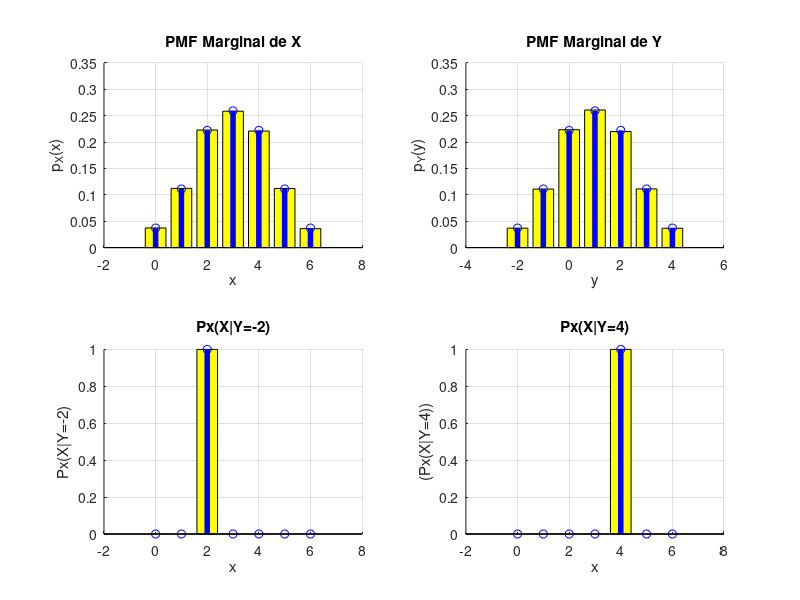

Source code (MATLAB):
clc; close all; clear all;
pkg load statistics;

N = 100000; % Número de tentativas do experimento probabilístico

%------------------------------------------------------------------------------------------------------------------

% Comando Letra A
x = 0:6; %x altera no intervalo de 0 a 6
y = -2:4; %y altera no intervalo de -2 a 4

%Os vetores U1 e U2 e U3 alternam no intervalo inteiro de 0 a 2, cria-se um vetor 1:N
U1 = randi([0 2], 1, N);
U2 = randi([0 2], 1, N);
U3 = randi([0 2], 1, N);

X = zeros(1, N);
Y = zeros(1, N);

% X assume a soma das variáveis U1,U2,U3, enquanto Y assume U1+U2-U3
X = U1+U2+U3;
Y = U1+U2-U3;

pmfXY_sim = hist3([X' Y'], {x, y}) / N
pmfXY_teo = [ 0 0 1 0 0 0 0;
              0 1 0 2 0 0 0;
              1 0 2 0 3 0 0;
              0 2 0 3 0 2 0;
              0 0 3 0 2 0 1;
              0 0 0 2 0 1 0;
              0 0 0 0 1 0 0;
                              ]/27

%------------------------------------------------------------------------------------------------------------------
% Comando letra B
pmfX_sim = hist(X , x) / N;
pmfX_teo = [1/27 1/9 2/9 7/27 2/9 1/9 1/27];

pmfY_sim = hist(Y , y) / N;
pmfY_teo = [1/27 1/9 2/9 7/27 2/9 1/9 1/27];

figure;
subplot(2, 2, 1); hold on; grid on;
bar(x, pmfX_sim, 'y');
stem(x, pmfX_teo, 'b', 'LineWidth', 4);
xlabel('x'); ylabel('p_X(x)'); title('PMF Marginal de X');

subplot(2, 2, 2); hold on; grid on;
bar(y, pmfY_sim, 'y');
stem(y, pmfY_teo, 'b', 'LineWidth', 4);
xlabel('y'); ylabel('p_Y(y)'); title('PMF Marginal de Y');

%------------------------------------------------------------------------------------------------------------------
% Comando letra C

%Estamos criando um vetor para a Px(X|Y=y). O vetor é de zeros, e possui 2 linhas e 7 colunas
pmfX_condY_sim = zeros(2,7);

% Primeiro fazemos o calculo quando Y é igual -2
XcondY = X(Y == -2);
pmfX_condY_sim(1, :) = hist(XcondY, x) / sum(Y == -2); % Aqui é a condicional simulada, perceba que para Y - -2, só a primeira linha do vetor deve ser preenchida
pmfX_condY_teo = [0 0 1 0 0 0 0]; % E aqui a teórica

subplot(2, 2, 3); hold on; grid on;
bar(x, pmfX_condY_sim(1, :), 'y');
stem(x, pmfX_condY_teo, 'b', 'LineWidth', 4);
xlabel('x'); ylabel('Px(X|Y=-2)'); title('Px(X|Y=-2)');

%Em seguida repetimos o procedimento para Y igual a 4
XcondY = X(Y == 4);
pmfX_condY_sim(2, :) = hist(XcondY, x) / sum(Y == 4); % % Aqui é a condicional simulada, perceba que para Y - 4, só a segunda linha do vetor deve ser preenchida
pmfX_condY_teo = [0 0 0 0 1 0 0]; % E aqui a teórica

subplot(2, 2, 4); hold on; grid on;
bar(x, pmfX_condY_sim(2, :), 'y');
stem(x, pmfX_condY_teo, 'b', 'LineWidth', 4);
xlabel('x'); ylabel('(Px(X|Y=4))'); title('Px(X|Y=4)');
